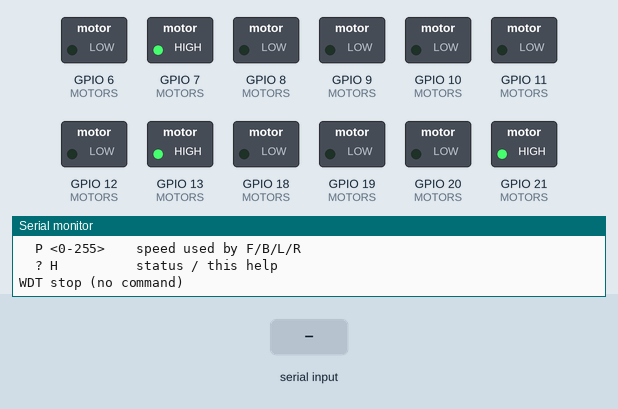
This sketch was run on a simulated ESP8266 (NodeMCU). On the bench: switched loads named in the sketch (green lamp = pin HIGH), the last lines printed to the serial monitor. The test bench sets the inputs (shaded band).

Above: at 1.2 s.
1.3 s: "V 120 -80\n" received over Serial
At 1.62 s:
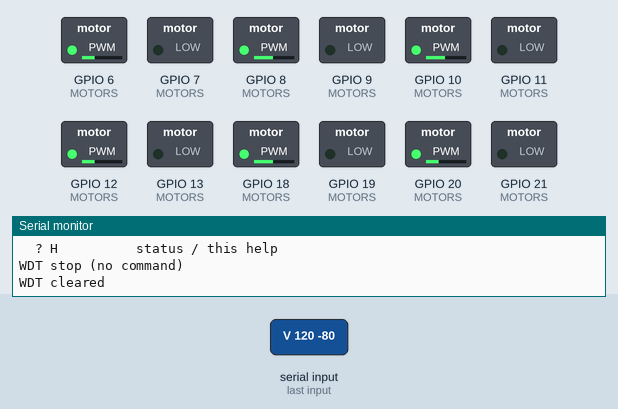
3.3 s: "M 1 120\n" received over Serial
At 4.1 s:
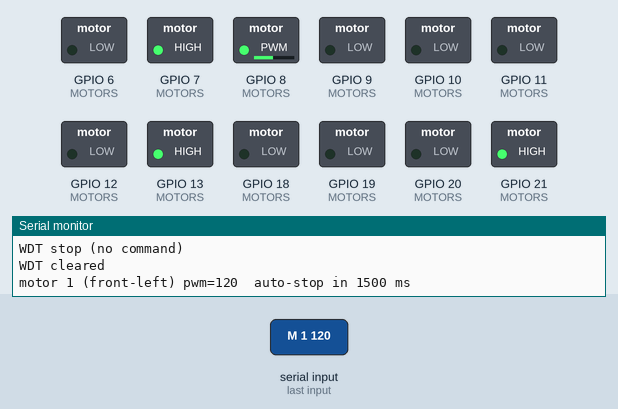
6.3 s: "R\n" received over Serial
At 6.67 s:
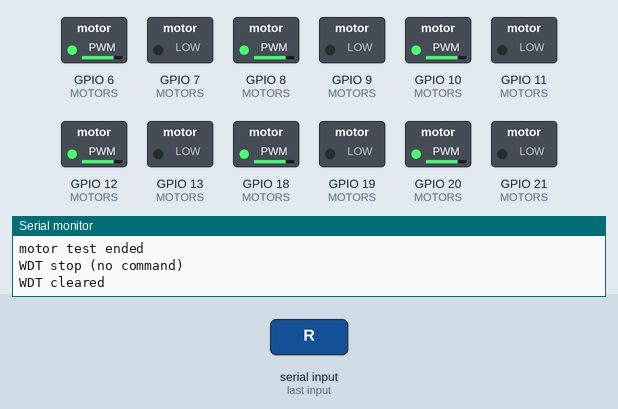
8.3 s: "F90\n" received over Serial
At 8.67 s:
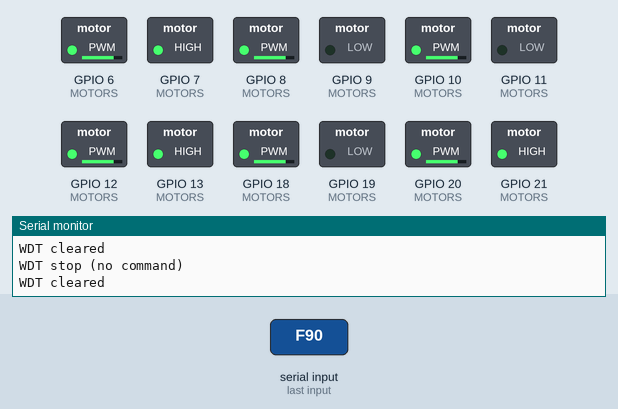
10.3 s: "B90\n" received over Serial
At 10.67 s:
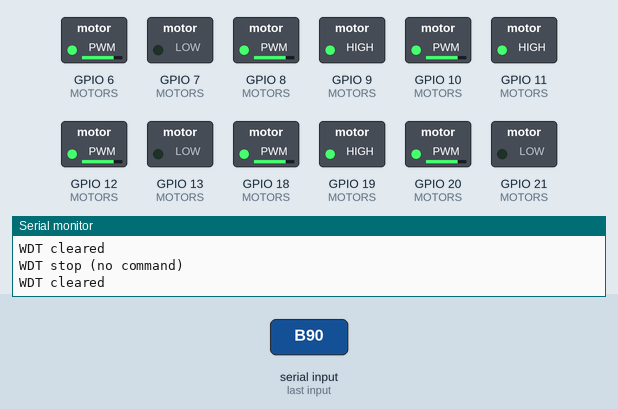
12.3 s: "L90\n" received over Serial
At 12.67 s:
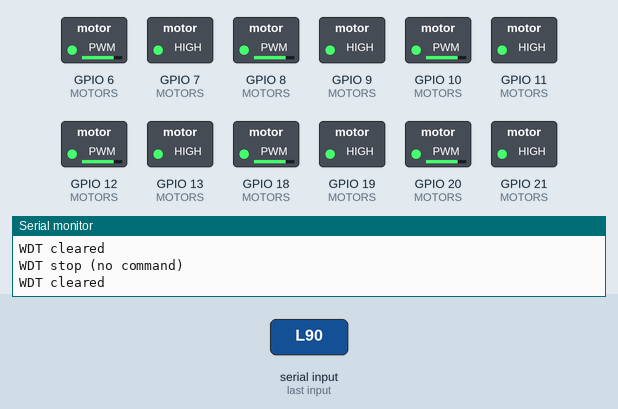
Timing chart, 0 to 15.3 s (numbered marks = the images above; inputs shaded):
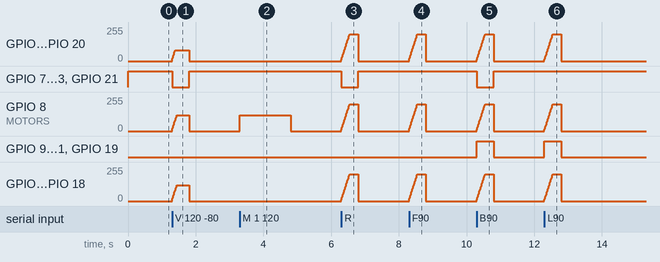

Measured:
- after the input at 1.3 s, GPIO 6 (MOTORS): rises from 0/255 to 80/255 in 0.09 s, then falls to 0/255 in 0.41 s; GPIO 7 (MOTORS): HIGH → LOW at once, → HIGH 0.50 s later
- after the input at 3.3 s, GPIO 8 (MOTORS): 0/255 → 120/255 at once, → 0/255 1.5 s later
- after the input at 6.3 s, GPIO 6 (MOTORS), GPIO 8 (MOTORS), GPIO 10 (MOTORS), GPIO 12 (MOTORS), GPIO 18 (MOTORS), GPIO 20 (MOTORS): rises from 0/255 to 200/255 in 0.24 s, then falls to 0/255 in 0.26 s; GPIO 7 (MOTORS), GPIO 13 (MOTORS), GPIO 21 (MOTORS): HIGH → LOW at once, → HIGH 0.50 s later
- after the input at 8.3 s, GPIO 6 (MOTORS), GPIO 8 (MOTORS), GPIO 10 (MOTORS), GPIO 12 (MOTORS), GPIO 18 (MOTORS), GPIO 20 (MOTORS): rises from 0/255 to 200/255 in 0.24 s, then falls to 0/255 in 0.26 s
- after the input at 10.3 s, GPIO 6 (MOTORS): rises from 0/255 to 200/255 in 0.24 s, then falls to 0/255 in 0.26 s; GPIO 7 (MOTORS): HIGH → LOW at once, → HIGH 0.50 s later
- after the input at 12.3 s, GPIO 6 (MOTORS), GPIO 8 (MOTORS), GPIO 10 (MOTORS), GPIO 12 (MOTORS), GPIO 18 (MOTORS), GPIO 20 (MOTORS): rises from 0/255 to 200/255 in 0.25 s, then falls to 0/255 in 0.26 s; GPIO 9 (MOTORS), GPIO 11 (MOTORS), GPIO 19 (MOTORS): LOW → HIGH at once, → LOW 0.50 s later

The sketch:

sketch_feb10a.ino
```cpp
/*
 * Athena rover motor controller — Raspberry Pi Pico W
 * 6 wheels, 3 per side, each a DC motor on a DIR + PWM driver channel.
 *
 * ── Serial protocol, 115200 baud, newline-terminated ────────────────
 *   V <left> <right>   variable drive. Signed PWM -255..255 per SIDE,
 *                      positive = that side drives the rover FORWARD.
 *                      e.g. "V 120 -80"   (left fwd 120, right rev 80)
 *   M <n> <pwm>        drive ONE motor only, for wiring checks.
 *                      n: 1=FL 2=ML 3=RL 4=FR 5=MR 6=RR
 *                      e.g. "M 1 120"     (front-left forward)
 *                      Auto-stops after MOTOR_TEST_MS so a mistake
 *                      cannot run away.
 *   F B L R S          legacy discrete moves at speedVal / stop
 *   P <0-255>          set the speed F/B/L/R use
 *   ?                  status line
 *   H                  this help
 *
 * ── Why it is built this way ────────────────────────────────────────
 *  20 kHz PWM.  The RP2040 core defaults to ~1 kHz, which sits right in
 *  the audible band (loud whine) and gives poor low-speed torque because
 *  each pulse is long relative to the motor's electrical time constant.
 *  20 kHz is above hearing and lets the winding current stay continuous,
 *  so slow speeds are smooth and controllable instead of steppy.
 *
 *  Slew limiting.  Commanded PWM ramps toward the target rather than
 *  stepping.  Protects the gearboxes, stops the wheels breaking traction
 *  on every command change, and keeps the motion smooth enough that the
 *  visual odometry upstream can actually track it.
 *
 *  Watchdog.  If no valid command arrives for WATCHDOG_MS the motors stop.
 *  The host streams at 20 Hz, so a crashed node, unplugged cable or dead
 *  Jetson halts the rover in under half a second.
 *
 * Pin map and motor polarity are unchanged from the original sketch:
 * left side forward = DIR LOW, right side forward = DIR HIGH.
 */

// ───────────────────────── pins (unchanged) ─────────────────────────
#define FRONT_M1_PWM  8    // M1 = LEFT side
#define FRONT_M1_DIR  9
#define FRONT_M2_PWM  6    // M2 = RIGHT side
#define FRONT_M2_DIR  7

#define MID_M1_PWM   18
#define MID_M1_DIR   19
#define MID_M2_PWM   20
#define MID_M2_DIR   21

#define REAR_M1_PWM  10
#define REAR_M1_DIR  11
#define REAR_M2_PWM  12
#define REAR_M2_DIR  13

// polarity taken from the original, proven sketch
#define LEFT_FWD_LEVEL   LOW
#define RIGHT_FWD_LEVEL  HIGH

// ───────────────────────── tuning ─────────────────────────
#define PWM_FREQ_HZ      20000   // above audible; smooth at low duty
#define WATCHDOG_MS      500     // stop if the host goes quiet
#define RAMP_INTERVAL_MS 10      // slew update period
#define RAMP_STEP        8       // PWM counts per interval
                                 //   0->255 in ~0.32 s, full reverse ~0.64 s
#define MOTOR_TEST_MS    1500    // "M" command auto-stop

int speedVal = 200;              // used by legacy F/B/L/R

// signed PWM, -255..255, positive = forward
int targetL = 0, targetR = 0;    // what the host asked for
int currentL = 0, currentR = 0;  // what the motors are actually doing

unsigned long lastCmdMs   = 0;
unsigned long lastRampMs  = 0;
unsigned long motorTestMs = 0;   // non-zero while an "M" test is running
bool wdtTripped = false;

char lineBuf[40];
uint8_t lineLen = 0;

struct Motor { uint8_t pwm; uint8_t dir; bool leftSide; };
const Motor MOTORS[6] = {
  {FRONT_M1_PWM, FRONT_M1_DIR, true },   // 1 FL
  {MID_M1_PWM,   MID_M1_DIR,   true },   // 2 ML
  {REAR_M1_PWM,  REAR_M1_DIR,  true },   // 3 RL
  {FRONT_M2_PWM, FRONT_M2_DIR, false},   // 4 FR
  {MID_M2_PWM,   MID_M2_DIR,   false},   // 5 MR
  {REAR_M2_PWM,  REAR_M2_DIR,  false},   // 6 RR
};
const char *MOTOR_NAME[6] = {"front-left", "mid-left", "rear-left",
                             "front-right", "mid-right", "rear-right"};

// ───────────────────────── motor output ─────────────────────────
void driveMotor(const Motor &m, int spwm) {
  int mag = abs(spwm);
  if (mag > 255) mag = 255;
  bool fwd = (spwm >= 0);
  int level = m.leftSide ? (fwd ? LEFT_FWD_LEVEL  : !LEFT_FWD_LEVEL)
                         : (fwd ? RIGHT_FWD_LEVEL : !RIGHT_FWD_LEVEL);
  digitalWrite(m.dir, level);
  analogWrite(m.pwm, mag);
}

void applySide(bool leftSide, int spwm) {
  for (int i = 0; i < 6; i++)
    if (MOTORS[i].leftSide == leftSide) driveMotor(MOTORS[i], spwm);
}

void applyMotors() {
  applySide(true,  currentL);
  applySide(false, currentR);
}

void hardStop() {
  targetL = targetR = 0;
  currentL = currentR = 0;
  motorTestMs = 0;
  applyMotors();
}

// ───────────────────────── ramping ─────────────────────────
int stepToward(int current, int target) {
  if (current < target) {
    current += RAMP_STEP;
    if (current > target) current = target;
  } else if (current > target) {
    current -= RAMP_STEP;
    if (current < target) current = target;
  }
  return current;
}

// ───────────────────────── commands ─────────────────────────
void feedWatchdog() {
  lastCmdMs = millis();
  if (wdtTripped) {
    wdtTripped = false;
    Serial.println("WDT cleared");
  }
}

void printHelp() {
  Serial.println(F("athena-drive v2  (6 motors, variable speed)"));
  Serial.println(F("  V <l> <r>    drive, signed PWM -255..255 per side"));
  Serial.println(F("  M <n> <pwm>  ONE motor for wiring checks, n=1..6"));
  Serial.println(F("               1=FL 2=ML 3=RL 4=FR 5=MR 6=RR"));
  Serial.println(F("  F B L R S    legacy moves / stop"));
  Serial.println(F("  P <0-255>    speed used by F/B/L/R"));
  Serial.println(F("  ? H          status / this help"));
}

void printStatus() {
  Serial.print(F("L=")); Serial.print(currentL);
  Serial.print('/');     Serial.print(targetL);
  Serial.print(F(" R=")); Serial.print(currentR);
  Serial.print('/');      Serial.print(targetR);
  Serial.print(F(" spd=")); Serial.print(speedVal);
  Serial.print(F(" pwmHz=")); Serial.print(PWM_FREQ_HZ);
  Serial.print(F(" wdt=")); Serial.println(wdtTripped ? "TRIPPED" : "ok");
}

void handleLine(char *s) {
  while (*s == ' ') s++;
  if (*s == '\0') return;
  char cmd = toupper(*s);

  switch (cmd) {
    case 'V': {
      int l, r;
      if (sscanf(s + 1, "%d %d", &l, &r) == 2) {
        targetL = constrain(l, -255, 255);
        targetR = constrain(r, -255, 255);
        motorTestMs = 0;
        feedWatchdog();
      } else {
        Serial.println(F("ERR usage: V <left> <right>"));
      }
      break;
    }
    case 'M': {
      int n, pwm;
      if (sscanf(s + 1, "%d %d", &n, &pwm) == 2 && n >= 1 && n <= 6) {
        hardStop();
        pwm = constrain(pwm, -255, 255);
        driveMotor(MOTORS[n - 1], pwm);
        motorTestMs = millis();
        feedWatchdog();
        Serial.print(F("motor ")); Serial.print(n);
        Serial.print(F(" (")); Serial.print(MOTOR_NAME[n - 1]);
        Serial.print(F(") pwm=")); Serial.print(pwm);
        Serial.print(F("  auto-stop in ")); Serial.print(MOTOR_TEST_MS);
        Serial.println(F(" ms"));
      } else {
        Serial.println(F("ERR usage: M <1-6> <pwm>"));
      }
      break;
    }
    case 'F': targetL =  speedVal; targetR =  speedVal; motorTestMs = 0; feedWatchdog(); break;
    case 'B': targetL = -speedVal; targetR = -speedVal; motorTestMs = 0; feedWatchdog(); break;
    case 'L': targetL = -speedVal; targetR =  speedVal; motorTestMs = 0; feedWatchdog(); break;
    case 'R': targetL =  speedVal; targetR = -speedVal; motorTestMs = 0; feedWatchdog(); break;
    case 'S': hardStop(); feedWatchdog(); Serial.println(F("Stopped")); break;
    case 'P': {
      int p;
      if (sscanf(s + 1, "%d", &p) == 1) {
        speedVal = constrain(p, 0, 255);
        Serial.print(F("speedVal=")); Serial.println(speedVal);
        feedWatchdog();
      }
      break;
    }
    case '?': printStatus(); break;
    case 'H': printHelp(); break;
    default:
      Serial.println(F("ERR use V <l> <r> | M <n> <pwm> | F B L R S | P <n> | ? H"));
      break;
  }
}

// ───────────────────────── setup / loop ─────────────────────────
void setup() {
  for (int i = 0; i < 6; i++) {
    pinMode(MOTORS[i].pwm, OUTPUT);
    pinMode(MOTORS[i].dir, OUTPUT);
  }

  // 20 kHz, 8-bit. Must be set before the first analogWrite to take effect.
  analogWriteFreq(PWM_FREQ_HZ);
  analogWriteRange(255);

  hardStop();

  Serial.begin(115200);
  Serial.println();
  printHelp();
  lastCmdMs = millis();
}

void loop() {
  // -- accumulate a line, act on newline --
  while (Serial.available() > 0) {
    char c = Serial.read();
    if (c == '\n' || c == '\r') {
      if (lineLen > 0) {
        lineBuf[lineLen] = '\0';
        handleLine(lineBuf);
        lineLen = 0;
      }
    } else if (lineLen < sizeof(lineBuf) - 1) {
      lineBuf[lineLen++] = c;
    } else {
      lineLen = 0;             // overflow: drop the garbage line
    }
  }

  unsigned long now = millis();

  // -- single-motor test auto-stop --
  if (motorTestMs && (now - motorTestMs) > MOTOR_TEST_MS) {
    hardStop();
    Serial.println(F("motor test ended"));
  }

  // -- watchdog: host went quiet --
  // A running "M" test is exempt: it is a deliberate one-shot with its own
  // shorter-intent timeout, and the operator is not streaming commands
  // during it.  Without this the 500 ms watchdog would cut every wiring
  // check short at 500 ms instead of MOTOR_TEST_MS.
  if (!wdtTripped && !motorTestMs && (now - lastCmdMs) > WATCHDOG_MS) {
    wdtTripped = true;
    hardStop();
    Serial.println(F("WDT stop (no command)"));
  }

  // -- slew-limited ramp toward target --
  if (!wdtTripped && !motorTestMs && (now - lastRampMs) >= RAMP_INTERVAL_MS) {
    lastRampMs = now;
    int newL = stepToward(currentL, targetL);
    int newR = stepToward(currentR, targetR);
    if (newL != currentL || newR != currentR) {
      currentL = newL;
      currentR = newR;
      applyMotors();
    }
  }
}
```
